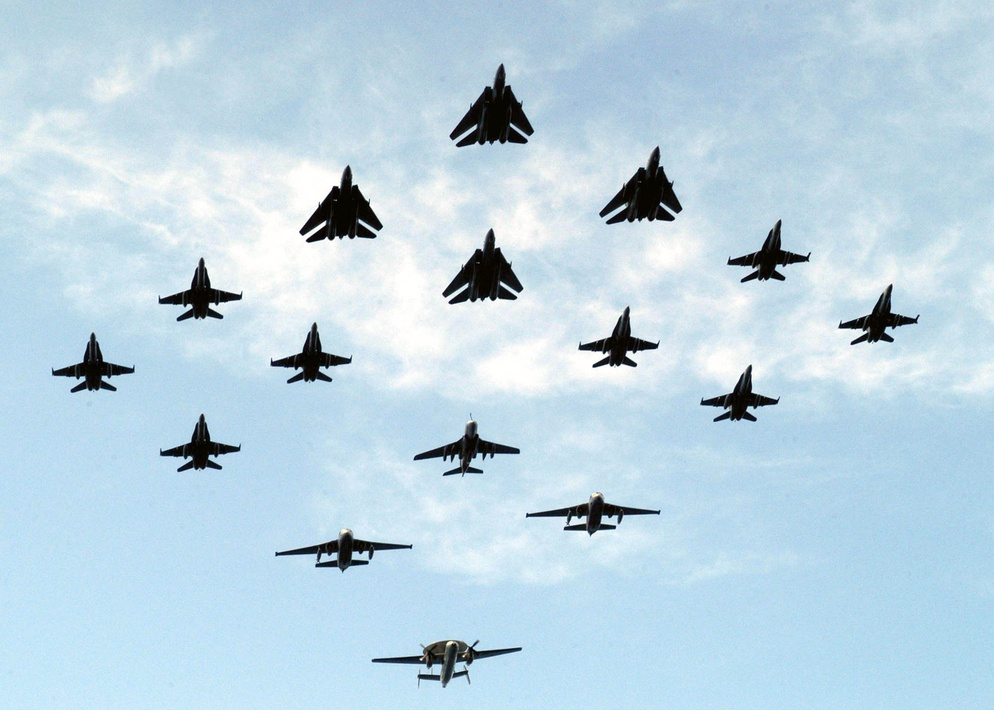
#> input picture airplanes/img/samolot00.jpg, 994 x 710 px, shrunk from 2100 x 1500 before the run
$ python test.py   (older library calls are emulated)
#> lines starting #> are read from the running program, lines starting #| are printed output that depends on the picture; after the words box and inside, x2 and y2 are one past the last pixel; in counts of white or black regions, pixels touching at a corner belong together
import cv2
import numpy as np

img = cv2.imread('img/samolot00.jpg',0)
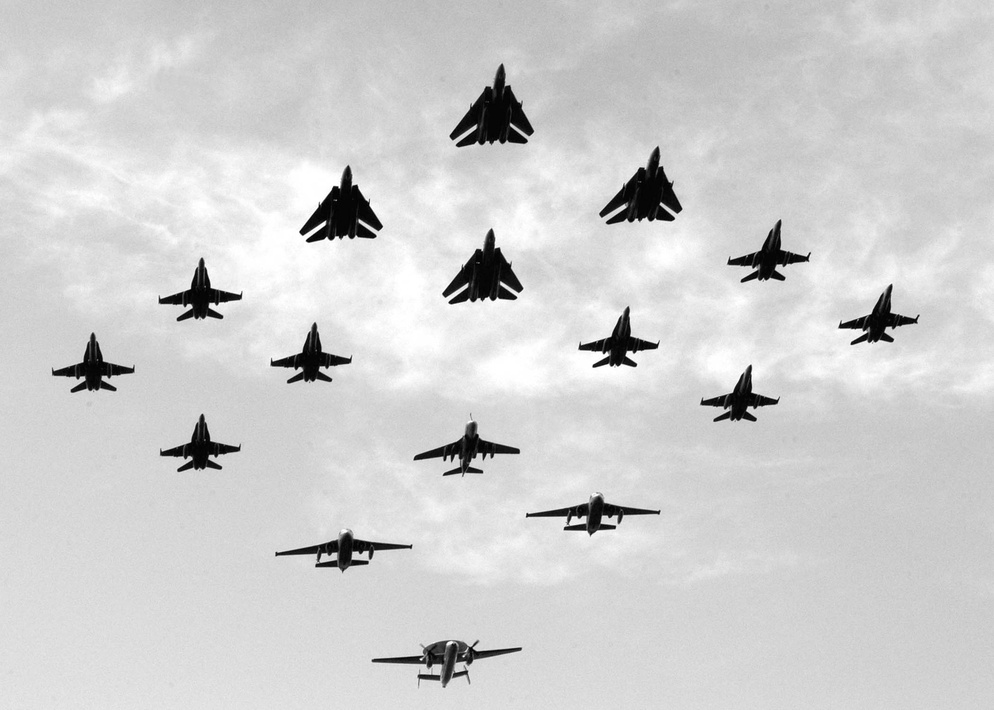
#> img: shape (710, 994); min 0, max 255, mean 207.2
ret,thresh = cv2.threshold(img,127,255,0)
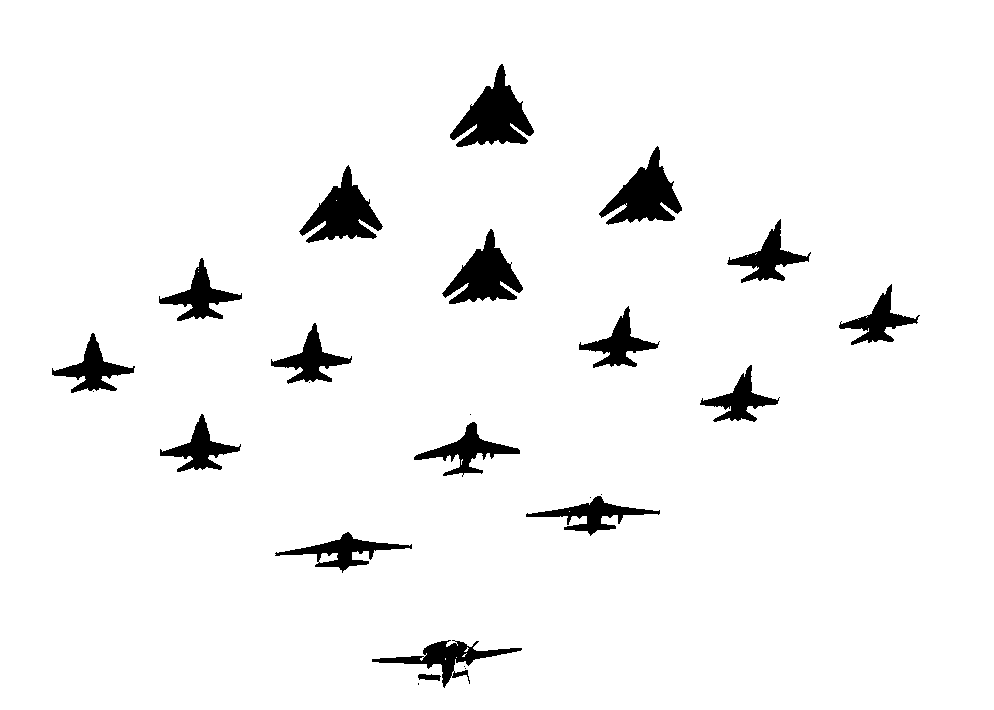
#> thresh: shape (710, 994); 95.5% white; 25 black regions (8 under 20 px), largest, box (x1, y1, x2, y2) and area: (450, 64, 534, 147) 3314, (599, 146, 682, 225) 2973, (299, 165, 383, 243) 2960
contours,hierarchy, sd = cv2.findContours(thresh, 1, 2)
#> sd = 45 rows, first 6: [1, -1, -1, -1], [2, 0, -1, -1], [3, 1, -1, -1], [4, 2, -1, -1], [5, 3, -1, -1], [6, 4, -1, -1]


cnt = contours[0]
#> cnt = 994 values from 255 to 255
M = cv2.moments(cnt)
#> M = moments, m00 253470, centre m10/m00, m01/m00 = (0, 496.5)
#print(M)

print(thresh)
#> (printed output is left out)
#print(type(img))

$ run again, with airplanes/img/samolot01.jpg copied over airplanes/img/samolot00.jpg
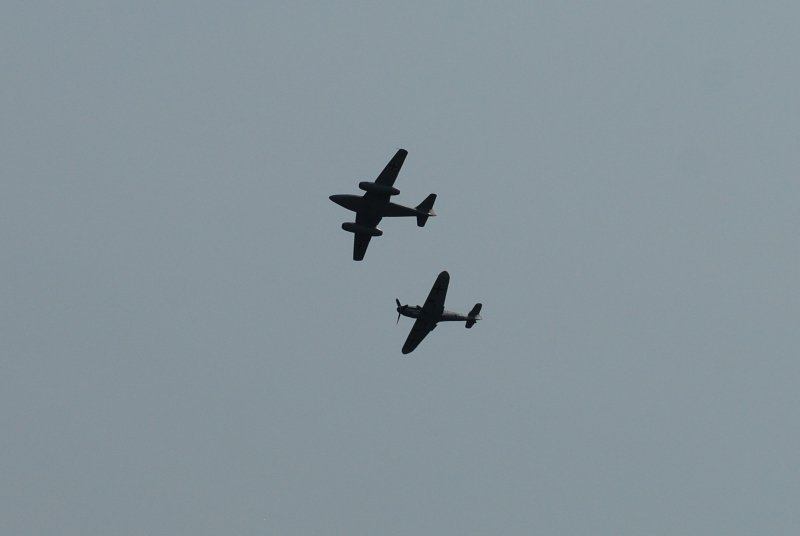
#> input picture airplanes/img/samolot01.jpg, 800 x 536 px
#> `ret,thresh = cv2.threshold(img,127,255,0)`:
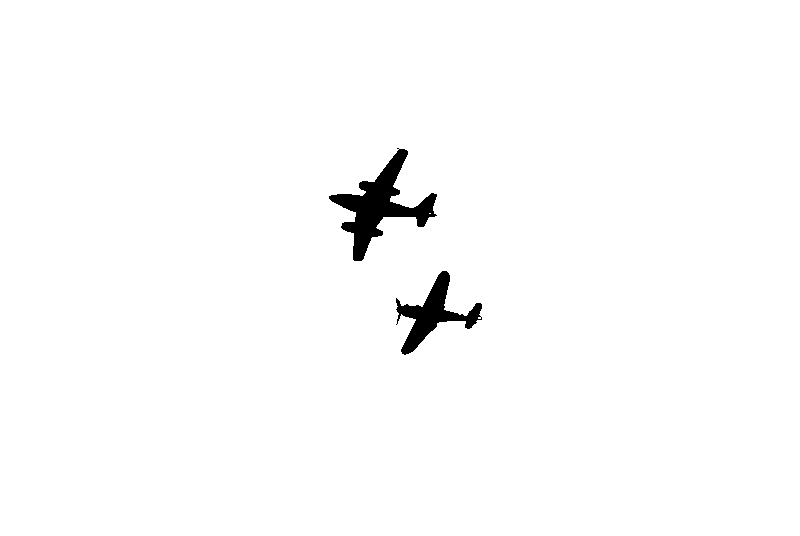
#> thresh: shape (536, 800); 98.6% white; 2 black regions, box (x1, y1, x2, y2) and area: (329, 148, 437, 261) 3763, (396, 271, 482, 355) 2263
#> sd = [[1, -1, -1, -1], [2, 0, -1, -1], [3, 1, -1, -1], [4, 2, -1, -1], [5, 3, -1, -1], [-1, 4, -1, -1]]
#> cnt = 800 values from 255 to 255
#> M = moments, m00 204000, centre m10/m00, m01/m00 = (0, 399.5)
#> (printed output is left out)

$ run again, with airplanes/img/samolot02.jpg copied over airplanes/img/samolot00.jpg
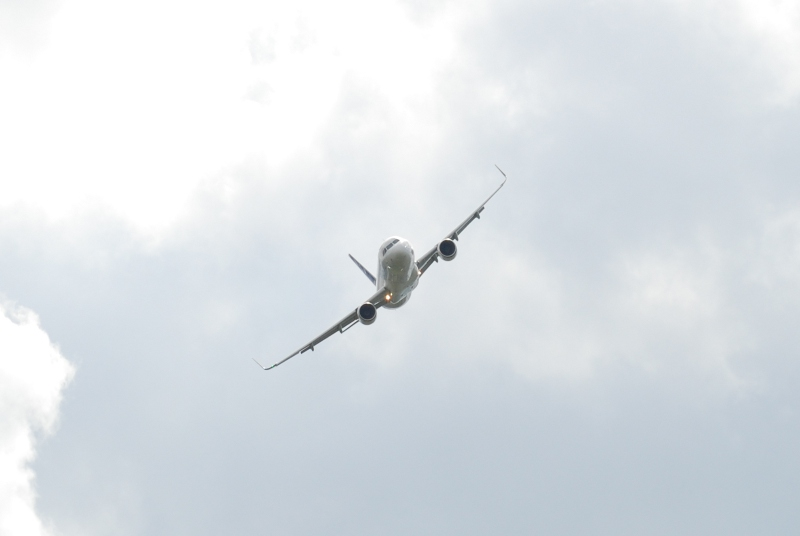
#> input picture airplanes/img/samolot02.jpg, 800 x 536 px
#> `ret,thresh = cv2.threshold(img,127,255,0)`:
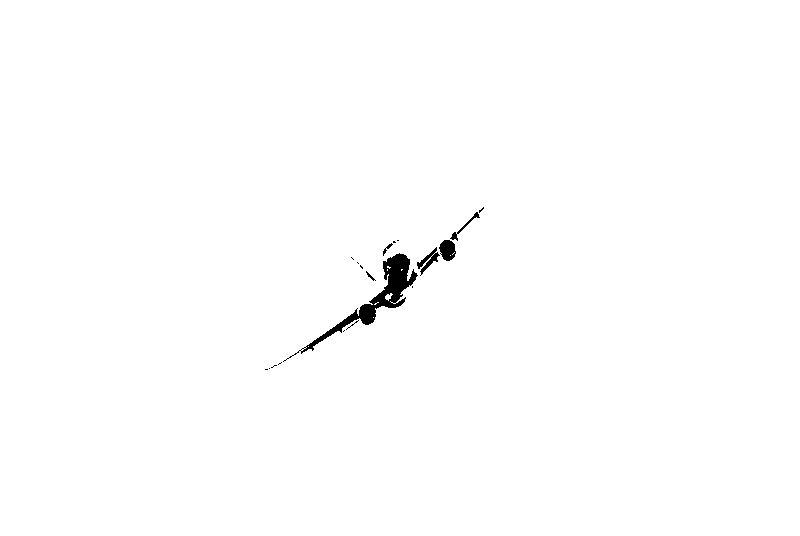
#> thresh: shape (536, 800); 99.4% white; 19 black regions (13 under 20 px), largest, box (x1, y1, x2, y2) and area: (283, 253, 418, 362) 1940, (439, 240, 456, 261) 261, (417, 247, 440, 276) 209, (450, 212, 480, 241) 114, (383, 243, 393, 256) 35, (366, 271, 376, 281) 26
#> sd = 63 rows, first 6: [1, -1, -1, -1], [2, 0, -1, -1], [3, 1, -1, -1], [4, 2, -1, -1], [5, 3, -1, -1], [6, 4, -1, -1]
#> cnt = 800 values from 255 to 255
#> M = moments, m00 204000, centre m10/m00, m01/m00 = (0, 399.5)
#> (printed output is left out)

$ run again, with airplanes/img/samolot03.jpg copied over airplanes/img/samolot00.jpg
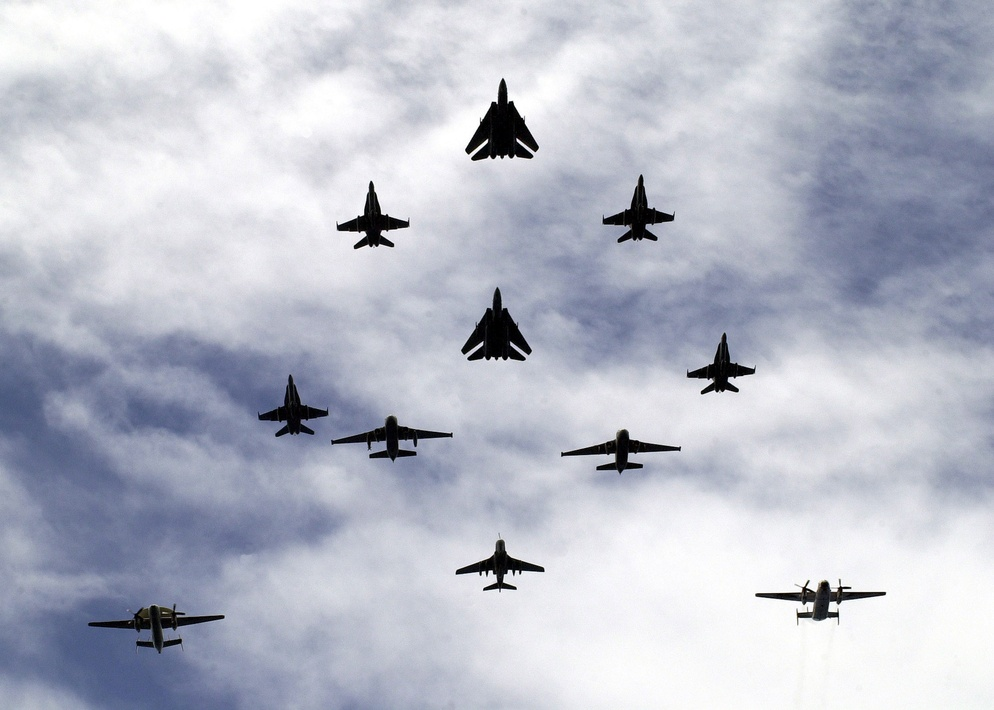
#> input picture airplanes/img/samolot03.jpg, 994 x 710 px, shrunk from 2102 x 1500 before the run
#> `img = cv2.imread('img/samolot00.jpg',0)`:
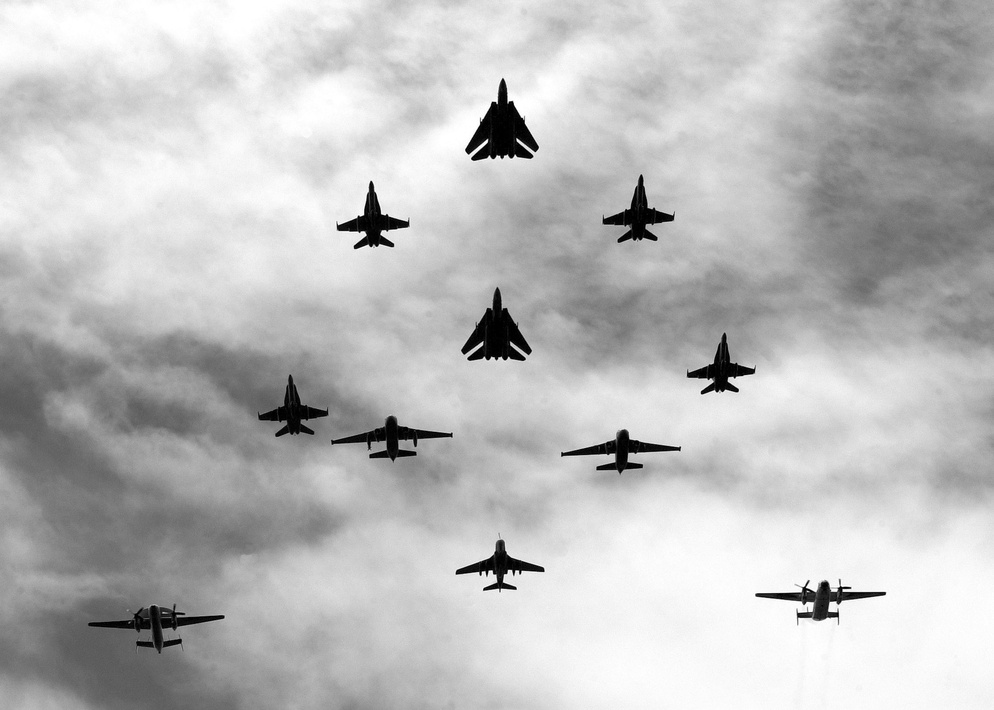
#> img: shape (710, 994); min 0, max 255, mean 189
#> `ret,thresh = cv2.threshold(img,127,255,0)`:
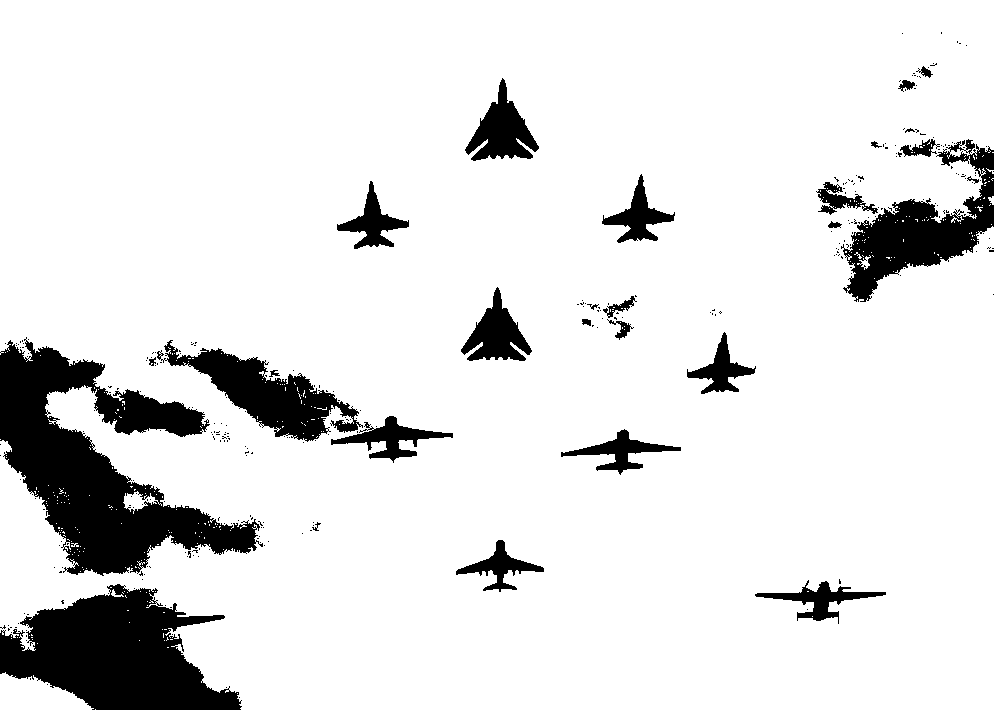
#> thresh: shape (710, 994); 88.8% white; 314 black regions (286 under 20 px), largest, box (x1, y1, x2, y2) and area: (0, 337, 263, 576) 25561, (0, 584, 242, 710) 18356, (841, 139, 994, 302) 8928
#> sd = 895 rows, first 6: [1, -1, -1, -1], [2, 0, -1, -1], [3, 1, -1, -1], [4, 2, -1, -1], [5, 3, -1, -1], [6, 4, -1, -1]
#> cnt = 994 values from 255 to 255
#> M = moments, m00 253470, centre m10/m00, m01/m00 = (0, 496.5)
#> (printed output is left out)
